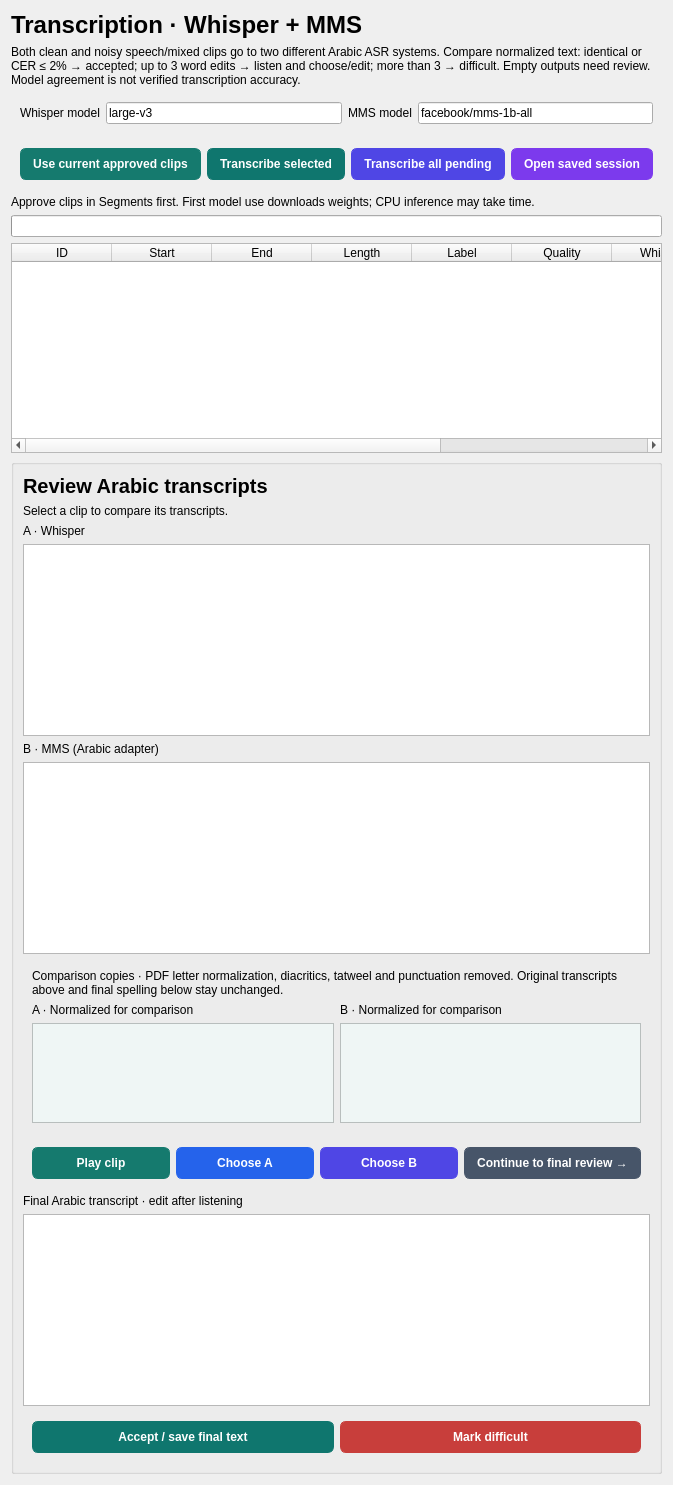
                            <widget class="QWidget" name="transcriptionPage">
                              <layout class="QVBoxLayout" name="transcriptionPageLayout">
                                <item>
                                  <widget class="QLabel" name="transcriptionPageTitle">
                                    <property name="styleSheet">
                                      <string>font-size:24px;font-weight:600;</string>
                                    </property>
                                    <property name="text">
                                      <string>Transcription · Whisper + MMS</string>
                                    </property>
                                    <property name="wordWrap">
                                      <bool>true</bool>
                                    </property>
                                  </widget>
                                </item>
                                <item>
                                  <widget class="QLabel" name="asrIntro">
                                    <property name="text">
                                      <string>Both clean and noisy speech/mixed clips go to two different Arabic ASR systems. Compare normalized text: identical or CER ≤ 2% → accepted; up to 3 word edits → listen and choose/edit; more than 3 → difficult. Empty outputs need review. Model agreement is not verified transcription accuracy.</string>
                                    </property>
                                    <property name="wordWrap">
                                      <bool>true</bool>
                                    </property>
                                  </widget>
                                </item>
                                <item>
                                  <widget class="QFrame" name="asrModelRow">
                                    <property name="frameShape">
                                      <enum>QFrame::Shape::NoFrame</enum>
                                    </property>
                                    <layout class="QGridLayout" name="asrModelRowLayout">
                                      <item row="0" column="0">
                                        <widget class="QLabel" name="whisperNameLabel">
                                          <property name="text">
                                            <string>Whisper model</string>
                                          </property>
                                          <property name="wordWrap">
                                            <bool>true</bool>
                                          </property>
                                        </widget>
                                      </item>
                                      <item row="0" column="1">
                                        <widget class="QLineEdit" name="whisperModel">
                                          <property name="text">
                                            <string>large-v3</string>
                                          </property>
                                        </widget>
                                      </item>
                                      <item row="0" column="2">
                                        <widget class="QLabel" name="mmsNameLabel">
                                          <property name="text">
                                            <string>MMS model</string>
                                          </property>
                                          <property name="wordWrap">
                                            <bool>true</bool>
                                          </property>
                                        </widget>
                                      </item>
                                      <item row="0" column="3">
                                        <widget class="QLineEdit" name="mmsModel">
                                          <property name="text">
                                            <string>facebook/mms-1b-all</string>
                                          </property>
                                        </widget>
                                      </item>
                                    </layout>
                                  </widget>
                                </item>
                                <item>
                                  <widget class="QFrame" name="asrActionRow">
                                    <property name="frameShape">
                                      <enum>QFrame::Shape::NoFrame</enum>
                                    </property>
                                    <layout class="QGridLayout" name="asrActionRowLayout">
                                      <item row="0" column="0">
                                        <widget class="QPushButton" name="asrSync">
                                          <property name="styleSheet">
                                            <string>QPushButton#asrSync {background:#157A6E;color:white;border:1px solid #157A6E;border-radius:6px;padding:8px 12px;font-weight:600;} QPushButton#asrSync:hover {background:#136E63;} QPushButton#asrSync:pressed {background:#116258;} QPushButton#asrSync:focus {border:2px solid #173B40;padding:7px 11px;} QPushButton#asrSync:disabled {background:#E3E9EB;color:#61777C;border-color:#CDD9DC;}</string>
                                          </property>
                                          <property name="text">
                                            <string>Use current approved clips</string>
                                          </property>
                                        </widget>
                                      </item>
                                      <item row="0" column="1">
                                        <widget class="QPushButton" name="asrSelected">
                                          <property name="styleSheet">
                                            <string>QPushButton#asrSelected {background:#0F766E;color:white;border:1px solid #0F766E;border-radius:6px;padding:8px 12px;font-weight:600;} QPushButton#asrSelected:hover {background:#0E6A63;} QPushButton#asrSelected:pressed {background:#0C5E58;} QPushButton#asrSelected:focus {border:2px solid #173B40;padding:7px 11px;} QPushButton#asrSelected:disabled {background:#E3E9EB;color:#61777C;border-color:#CDD9DC;}</string>
                                          </property>
                                          <property name="text">
                                            <string>Transcribe selected</string>
                                          </property>
                                        </widget>
                                      </item>
                                      <item row="0" column="2">
                                        <widget class="QPushButton" name="asrPending">
                                          <property name="styleSheet">
                                            <string>QPushButton#asrPending {background:#4F46E5;color:white;border:1px solid #4F46E5;border-radius:6px;padding:8px 12px;font-weight:600;} QPushButton#asrPending:hover {background:#473FCE;} QPushButton#asrPending:pressed {background:#3F38B7;} QPushButton#asrPending:focus {border:2px solid #173B40;padding:7px 11px;} QPushButton#asrPending:disabled {background:#E3E9EB;color:#61777C;border-color:#CDD9DC;}</string>
                                          </property>
                                          <property name="text">
                                            <string>Transcribe all pending</string>
                                          </property>
                                        </widget>
                                      </item>
                                      <item row="0" column="3">
                                        <widget class="QPushButton" name="asrOpenSession">
                                          <property name="styleSheet">
                                            <string>QPushButton#asrOpenSession {background:#7C3AED;color:white;border:1px solid #7C3AED;border-radius:6px;padding:8px 12px;font-weight:600;} QPushButton#asrOpenSession:hover {background:#7034D5;} QPushButton#asrOpenSession:pressed {background:#632EBE;} QPushButton#asrOpenSession:focus {border:2px solid #173B40;padding:7px 11px;} QPushButton#asrOpenSession:disabled {background:#E3E9EB;color:#61777C;border-color:#CDD9DC;}</string>
                                          </property>
                                          <property name="text">
                                            <string>Open saved session</string>
                                          </property>
                                        </widget>
                                      </item>
                                    </layout>
                                  </widget>
                                </item>
                                <item>
                                  <widget class="QLabel" name="asrInfo">
                                    <property name="text">
                                      <string>Approve clips in Segments first. First model use downloads weights; CPU inference may take time.</string>
                                    </property>
                                    <property name="wordWrap">
                                      <bool>true</bool>
                                    </property>
                                  </widget>
                                </item>
                                <item>
                                  <widget class="QProgressBar" name="asrProgress">
                                    <property name="value">
                                      <number>0</number>
                                    </property>
                                    <property name="textVisible">
                                      <bool>false</bool>
                                    </property>
                                  </widget>
                                </item>
                                <item>
                                  <widget class="QTableWidget" name="asrTable">
                                    <property name="minimumSize">
                                      <size>
                                        <width>0</width>
                                        <height>210</height>
                                      </size>
                                    </property>
                                    <column>
                                      <property name="text">
                                        <string>ID</string>
                                      </property>
                                    </column>
                                    <column>
                                      <property name="text">
                                        <string>Start</string>
                                      </property>
                                    </column>
                                    <column>
                                      <property name="text">
                                        <string>End</string>
                                      </property>
                                    </column>
                                    <column>
                                      <property name="text">
                                        <string>Length</string>
                                      </property>
                                    </column>
                                    <column>
                                      <property name="text">
                                        <string>Label</string>
                                      </property>
                                    </column>
                                    <column>
                                      <property name="text">
                                        <string>Quality</string>
                                      </property>
                                    </column>
                                    <column>
                                      <property name="text">
                                        <string>Whisper</string>
                                      </property>
                                    </column>
                                    <column>
                                      <property name="text">
                                        <string>MMS</string>
                                      </property>
                                    </column>
                                    <column>
                                      <property name="text">
                                        <string>Decision</string>
                                      </property>
                                    </column>
                                  </widget>
                                </item>
                                <item>
                                  <widget class="QGroupBox" name="transcriptEditor">
                                    <property name="styleSheet">
                                      <string>QGroupBox#transcriptEditor {margin-top:0px;padding-top:10px;}</string>
                                    </property>
                                    <property name="title">
                                      <string />
                                    </property>
                                    <layout class="QVBoxLayout" name="transcriptEditorLayout">
                                      <item>
                                        <widget class="QLabel" name="transcriptEditorHeading">
                                          <property name="styleSheet">
                                            <string>font-size:20px;font-weight:700;</string>
                                          </property>
                                          <property name="text">
                                            <string>Review Arabic transcripts</string>
                                          </property>
                                          <property name="wordWrap">
                                            <bool>true</bool>
                                          </property>
                                        </widget>
                                      </item>
                                      <item>
                                        <widget class="QLabel" name="asrComparison">
                                          <property name="text">
                                            <string>Select a clip to compare its transcripts.</string>
                                          </property>
                                          <property name="wordWrap">
                                            <bool>true</bool>
                                          </property>
                                        </widget>
                                      </item>
                                      <item>
                                        <widget class="QLabel" name="asrALabel">
                                          <property name="text">
                                            <string>A · Whisper</string>
                                          </property>
                                          <property name="wordWrap">
                                            <bool>true</bool>
                                          </property>
                                        </widget>
                                      </item>
                                      <item>
                                        <widget class="QPlainTextEdit" name="asrTextA">
                                          <property name="minimumSize">
                                            <size>
                                              <width>0</width>
                                              <height>90</height>
                                            </size>
                                          </property>
                                          <property name="layoutDirection">
                                            <enum>Qt::LayoutDirection::RightToLeft</enum>
                                          </property>
                                          <property name="styleSheet">
                                            <string>font-family:"Segoe UI";font-size:17px;</string>
                                          </property>
                                          <property name="readOnly">
                                            <bool>true</bool>
                                          </property>
                                        </widget>
                                      </item>
                                      <item>
                                        <widget class="QLabel" name="asrBLabel">
                                          <property name="text">
                                            <string>B · MMS (Arabic adapter)</string>
                                          </property>
                                          <property name="wordWrap">
                                            <bool>true</bool>
                                          </property>
                                        </widget>
                                      </item>
                                      <item>
                                        <widget class="QPlainTextEdit" name="asrTextB">
                                          <property name="minimumSize">
                                            <size>
                                              <width>0</width>
                                              <height>90</height>
                                            </size>
                                          </property>
                                          <property name="layoutDirection">
                                            <enum>Qt::LayoutDirection::RightToLeft</enum>
                                          </property>
                                          <property name="styleSheet">
                                            <string>font-family:"Segoe UI";font-size:17px;</string>
                                          </property>
                                          <property name="readOnly">
                                            <bool>true</bool>
                                          </property>
                                        </widget>
                                      </item>
                                      <item>
                                        <widget class="QFrame" name="asrNormalizationPanel">
                                          <property name="frameShape">
                                            <enum>QFrame::Shape::NoFrame</enum>
                                          </property>
                                          <layout class="QGridLayout" name="asrNormalizationLayout">
                                            <item row="0" column="0" colspan="2">
                                              <widget class="QLabel" name="asrNormalizationRules">
                                                <property name="text">
                                                  <string>Comparison copies · PDF letter normalization, diacritics, tatweel and punctuation removed. Original transcripts above and final spelling below stay unchanged.</string>
                                                </property>
                                                <property name="wordWrap">
                                                  <bool>true</bool>
                                                </property>
                                              </widget>
                                            </item>
                                            <item row="1" column="0">
                                              <widget class="QLabel" name="asrNormalizedALabel">
                                                <property name="text">
                                                  <string>A · Normalized for comparison</string>
                                                </property>
                                              </widget>
                                            </item>
                                            <item row="1" column="1">
                                              <widget class="QLabel" name="asrNormalizedBLabel">
                                                <property name="text">
                                                  <string>B · Normalized for comparison</string>
                                                </property>
                                              </widget>
                                            </item>
                                            <item row="2" column="0">
                                              <widget class="QPlainTextEdit" name="asrNormalizedA">
                                                <property name="minimumSize">
                                                  <size>
                                                    <width>0</width>
                                                    <height>64</height>
                                                  </size>
                                                </property>
                                                <property name="maximumSize">
                                                  <size>
                                                    <width>16777215</width>
                                                    <height>100</height>
                                                  </size>
                                                </property>
                                                <property name="layoutDirection">
                                                  <enum>Qt::LayoutDirection::RightToLeft</enum>
                                                </property>
                                                <property name="styleSheet">
                                                  <string>font-family:"Segoe UI";font-size:17px;background:#EFF6F5;</string>
                                                </property>
                                                <property name="readOnly">
                                                  <bool>true</bool>
                                                </property>
                                              </widget>
                                            </item>
                                            <item row="2" column="1">
                                              <widget class="QPlainTextEdit" name="asrNormalizedB">
                                                <property name="minimumSize">
                                                  <size>
                                                    <width>0</width>
                                                    <height>64</height>
                                                  </size>
                                                </property>
                                                <property name="maximumSize">
                                                  <size>
                                                    <width>16777215</width>
                                                    <height>100</height>
                                                  </size>
                                                </property>
                                                <property name="layoutDirection">
                                                  <enum>Qt::LayoutDirection::RightToLeft</enum>
                                                </property>
                                                <property name="styleSheet">
                                                  <string>font-family:"Segoe UI";font-size:17px;background:#EFF6F5;</string>
                                                </property>
                                                <property name="readOnly">
                                                  <bool>true</bool>
                                                </property>
                                              </widget>
                                            </item>
                                          </layout>
                                        </widget>
                                      </item>
                                      <item>
                                        <widget class="QFrame" name="asrChoiceRow">
                                          <property name="frameShape">
                                            <enum>QFrame::Shape::NoFrame</enum>
                                          </property>
                                          <layout class="QGridLayout" name="asrChoiceRowLayout">
                                            <item row="0" column="0">
                                              <widget class="QPushButton" name="asrPlay">
                                                <property name="styleSheet">
                                                  <string>QPushButton#asrPlay {background:#157A6E;color:white;border:1px solid #157A6E;border-radius:6px;padding:8px 12px;font-weight:600;} QPushButton#asrPlay:hover {background:#136E63;} QPushButton#asrPlay:pressed {background:#116258;} QPushButton#asrPlay:focus {border:2px solid #173B40;padding:7px 11px;} QPushButton#asrPlay:disabled {background:#E3E9EB;color:#61777C;border-color:#CDD9DC;}</string>
                                                </property>
                                                <property name="text">
                                                  <string>Play clip</string>
                                                </property>
                                              </widget>
                                            </item>
                                            <item row="0" column="1">
                                              <widget class="QPushButton" name="asrUseA">
                                                <property name="styleSheet">
                                                  <string>QPushButton#asrUseA {background:#2563EB;color:white;border:1px solid #2563EB;border-radius:6px;padding:8px 12px;font-weight:600;} QPushButton#asrUseA:hover {background:#2159D4;} QPushButton#asrUseA:pressed {background:#1E4FBC;} QPushButton#asrUseA:focus {border:2px solid #173B40;padding:7px 11px;} QPushButton#asrUseA:disabled {background:#E3E9EB;color:#61777C;border-color:#CDD9DC;}</string>
                                                </property>
                                                <property name="text">
                                                  <string>Choose A</string>
                                                </property>
                                              </widget>
                                            </item>
                                            <item row="0" column="2">
                                              <widget class="QPushButton" name="asrUseB">
                                                <property name="styleSheet">
                                                  <string>QPushButton#asrUseB {background:#4F46E5;color:white;border:1px solid #4F46E5;border-radius:6px;padding:8px 12px;font-weight:600;} QPushButton#asrUseB:hover {background:#473FCE;} QPushButton#asrUseB:pressed {background:#3F38B7;} QPushButton#asrUseB:focus {border:2px solid #173B40;padding:7px 11px;} QPushButton#asrUseB:disabled {background:#E3E9EB;color:#61777C;border-color:#CDD9DC;}</string>
                                                </property>
                                                <property name="text">
                                                  <string>Choose B</string>
                                                </property>
                                              </widget>
                                            </item>
                                            <item row="0" column="3">
                                              <widget class="QPushButton" name="asrGoReview">
                                                <property name="styleSheet">
                                                  <string>QPushButton#asrGoReview {background:#475569;color:white;border:1px solid #475569;border-radius:6px;padding:8px 12px;font-weight:600;} QPushButton#asrGoReview:hover {background:#404C5E;} QPushButton#asrGoReview:pressed {background:#394454;} QPushButton#asrGoReview:focus {border:2px solid #173B40;padding:7px 11px;} QPushButton#asrGoReview:disabled {background:#E3E9EB;color:#61777C;border-color:#CDD9DC;}</string>
                                                </property>
                                                <property name="text">
                                                  <string>Continue to final review →</string>
                                                </property>
                                              </widget>
                                            </item>
                                          </layout>
                                        </widget>
                                      </item>
                                      <item>
                                        <widget class="QLabel" name="asrFinalLabel">
                                          <property name="text">
                                            <string>Final Arabic transcript · edit after listening</string>
                                          </property>
                                          <property name="wordWrap">
                                            <bool>true</bool>
                                          </property>
                                        </widget>
                                      </item>
                                      <item>
                                        <widget class="QPlainTextEdit" name="asrFinalText">
                                          <property name="minimumSize">
                                            <size>
                                              <width>0</width>
                                              <height>90</height>
                                            </size>
                                          </property>
                                          <property name="layoutDirection">
                                            <enum>Qt::LayoutDirection::RightToLeft</enum>
                                          </property>
                                          <property name="styleSheet">
                                            <string>font-family:"Segoe UI";font-size:17px;</string>
                                          </property>
                                          <property name="readOnly">
                                            <bool>false</bool>
                                          </property>
                                        </widget>
                                      </item>
                                      <item>
                                        <widget class="QFrame" name="asrReviewActions">
                                          <property name="frameShape">
                                            <enum>QFrame::Shape::NoFrame</enum>
                                          </property>
                                          <layout class="QGridLayout" name="asrReviewActionsLayout">
                                            <item row="0" column="0">
                                              <widget class="QPushButton" name="asrAccept">
                                                <property name="styleSheet">
                                                  <string>QPushButton#asrAccept {background:#0F766E;color:white;border:1px solid #0F766E;border-radius:6px;padding:8px 12px;font-weight:600;} QPushButton#asrAccept:hover {background:#0E6A63;} QPushButton#asrAccept:pressed {background:#0C5E58;} QPushButton#asrAccept:focus {border:2px solid #173B40;padding:7px 11px;} QPushButton#asrAccept:disabled {background:#E3E9EB;color:#61777C;border-color:#CDD9DC;}</string>
                                                </property>
                                                <property name="text">
                                                  <string>Accept / save final text</string>
                                                </property>
                                              </widget>
                                            </item>
                                            <item row="0" column="1">
                                              <widget class="QPushButton" name="asrDifficult">
                                                <property name="styleSheet">
                                                  <string>QPushButton#asrDifficult {background:#C83E3B;color:white;border:1px solid #C83E3B;border-radius:6px;padding:8px 12px;font-weight:600;} QPushButton#asrDifficult:hover {background:#B43835;} QPushButton#asrDifficult:pressed {background:#A0322F;} QPushButton#asrDifficult:focus {border:2px solid #173B40;padding:7px 11px;} QPushButton#asrDifficult:disabled {background:#E3E9EB;color:#61777C;border-color:#CDD9DC;}</string>
                                                </property>
                                                <property name="text">
                                                  <string>Mark difficult</string>
                                                </property>
                                              </widget>
                                            </item>
                                          </layout>
                                        </widget>
                                      </item>
                                    </layout>
                                  </widget>
                                </item>
                              </layout>
                            </widget>
